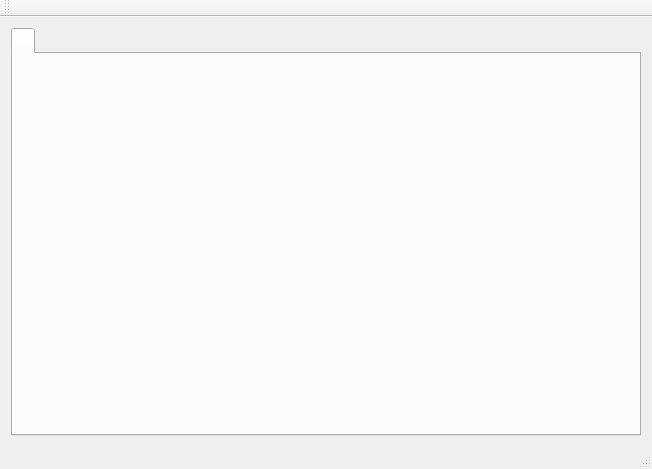
<?xml version="1.0" encoding="UTF-8"?>
<ui version="4.0">
 <class>GameListTracker</class>
 <widget class="QMainWindow" name="GameListTracker">
  <property name="geometry">
   <rect>
    <x>0</x>
    <y>0</y>
    <width>652</width>
    <height>469</height>
   </rect>
  </property>
  <property name="windowTitle">
   <string>GameListTracker</string>
  </property>
  <widget class="QWidget" name="centralWidget">
   <layout class="QVBoxLayout" name="verticalLayout_2">
    <item>
     <widget class="QTabWidget" name="gamesTabWidget">
      <widget class="QWidget" name="verticalTabWidgetPage1" native="true">
       <attribute name="title">
        <string/>
       </attribute>
       <layout class="QVBoxLayout" name="verticalLayout"/>
      </widget>
     </widget>
    </item>
   </layout>
  </widget>
  <widget class="QMenuBar" name="menuBar">
   <property name="geometry">
    <rect>
     <x>0</x>
     <y>0</y>
     <width>652</width>
     <height>21</height>
    </rect>
   </property>
  </widget>
  <widget class="QToolBar" name="mainToolBar">
   <attribute name="toolBarArea">
    <enum>TopToolBarArea</enum>
   </attribute>
   <attribute name="toolBarBreak">
    <bool>false</bool>
   </attribute>
  </widget>
  <widget class="QStatusBar" name="statusBar"/>
 </widget>
 <layoutdefault spacing="6" margin="11"/>
 <resources/>
 <connections/>
</ui>
